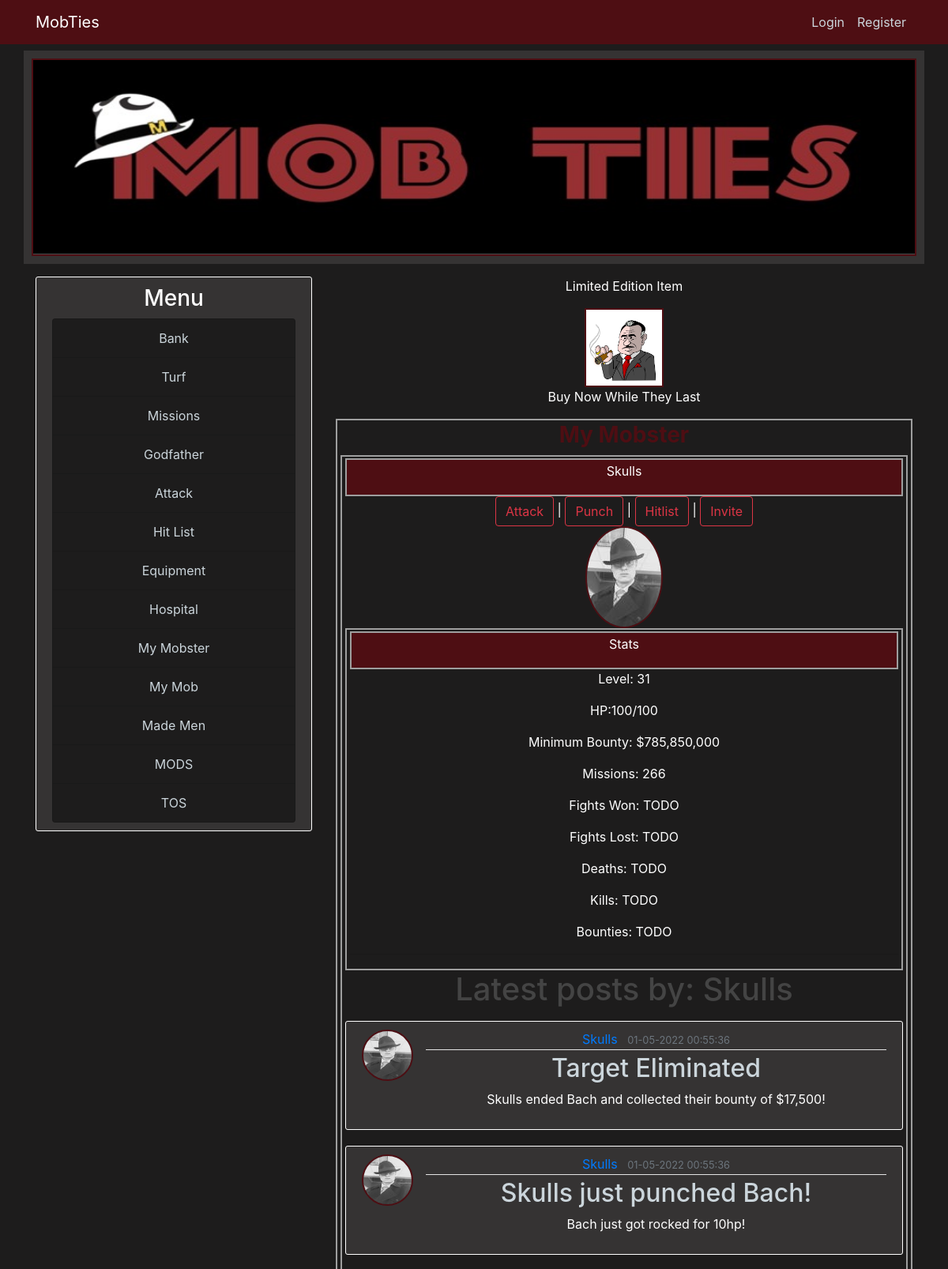
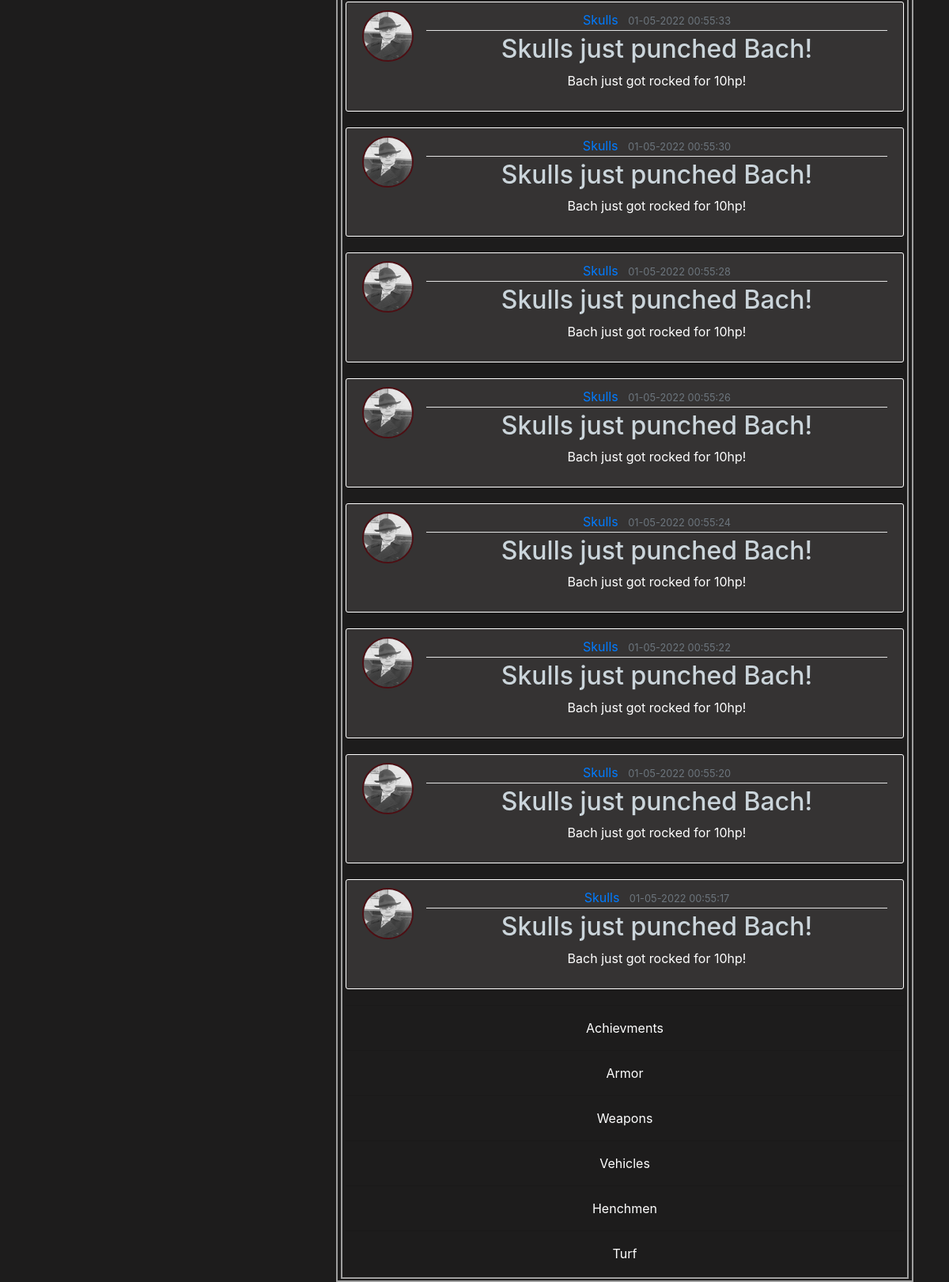
The app's page /my_mobster/4 with its own data (2 pictures, top to bottom).
### mobster/models.py (models this page shows, shortened)
class User(db.Model, UserMixin):
    id = db.Column(db.Integer, primary_key=True)
    username = db.Column(db.String(22), unique=True, nullable=False)
    email = db.Column(db.String(120), unique=True, nullable=False)
    image_file = db.Column(db.String(20), nullable=False, default='default.jpg')
    password = db.Column(db.String(60), nullable=False)
    cash_on_hand = db.Column(db.Integer, default=0)
    cash_in_bank = db.Column(db.Integer, default=0)
    posts = db.relationship('Post', backref='author', lazy=True)
    items = db.relationship('User_Items', lazy=True)
    turf = db.relationship('User_Turf', lazy=True)
    stats = db.relationship('User_Stats', uselist=False)

class User_Stats(db.Model):
    id = db.Column(db.Integer, primary_key=True)
    user_level = db.Column(db.Integer, nullable=False, default=1)
    user_current_health = db.Column(db.Integer, default=100)
    user_max_health = db.Column(db.Integer, default=100)
    user_in_icu = db.Column(db.Boolean, default=False)
    user_health_thread_running = db.Column(db.Boolean, default=False)
    user_current_energy = db.Column(db.Integer, default=10)
    user_max_energy = db.Column(db.Integer, default=10)
    user_energy_thread_running = db.Column(db.Boolean, default=False)
    user_current_stamina = db.Column(db.Integer, default=10)
    user_max_stamina = db.Column(db.Integer, default=10)
    user_stamina_thread_running = db.Column(db.Boolean, default=False)
    user_experience = db.Column(db.Integer, nullable=False, default=0)
    user_total_income = db.Column(db.Integer, default=0)
    user_current_mission_id = db.Column(db.Integer, default=1)
    user_current_mission_stage = db.Column(db.Integer, default=1)
    user_total_missions_complete = db.Column(db.Integer, default=0)
    user_on_hitlist = db.Column(db.Boolean, default=False)
    user_current_bounty = db.Column(db.Integer, default=0)
    user_total_bounty_collected = db.Column(db.Integer, default=0)
    experience_to_level_up = db.Column(db.Integer, nullable=False, default=100)
    user_id = db.Column(db.Integer, db.ForeignKey('user.id'), nullable=False)

class Post(db.Model):
    id = db.Column(db.Integer, primary_key=True)
    title = db.Column(db.String(100), nullable=False)
    date_posted = db.Column(db.DateTime, nullable=False, default=datetime.utcnow)
    content = db.Column(db.Text, nullable=False)
    user_id = db.Column(db.Integer, db.ForeignKey('user.id'), nullable=False)

### mobster/routes.py (the view)
@app.route("/my_mobster/<id>")
def my_mobster(id):
    user = User.query.filter_by(id=id).first_or_404()
    min_bounty = user.stats.user_total_income * 10
    posts = Post.query.filter_by(author=user).order_by(Post.date_posted.desc()).paginate(per_page=10)
    form = HospitalForm()
    hitlist_form = HitListForm()
    attack_form = AttackForm()
    invite_form = InviteForm()
    return render_template('game_templates/my_mobster.html', title='My Mobster', form=form, hitlist_form=hitlist_form, attack_form=attack_form, invite_form=invite_form, user=user, min_bounty=min_bounty, posts=posts)

### mobster/forms.py
class HospitalForm(FlaskForm):
    heal_submit = SubmitField('Heal')
    punch_submit = SubmitField('Punch')

class HitListForm(FlaskForm):
    bounty = IntegerField('Set Bounty', validators=[NumberRange(min=1)])
    hitlist_submit = SubmitField('Add to Hitlist')

### mobster/templates/game_templates/my_mobster.html (shortened to what this page needs)
{% extends "layout.html" %}
{% block body %}
    <div class="page-container">
        <div>
            <h3><b>My Mobster</b></h3>
            <div class="page-container">
                <div class="page-container-head">
                    <p>{{ user.username }}</p>
                </div>
                <div>
                    <button type="button" class="btn btn-outline-danger" data-toggle="modal" data-target="#attackModal">Attack</button>
                     | <form style="display:inline;" method="post" action="../hospital/punch/{{user.id}}">{{ form.punch_submit(class="btn btn-outline-danger") }}</form>
                      | <button type="button" class="btn btn-outline-danger" data-toggle="modal" data-target="#hitlistModal">Hitlist</button>
                       | <button type="button" class="btn btn-outline-danger" data-toggle="modal" data-target="#inviteModal">Invite</button>
                </div>
                <div>
                    <img class="rounded-circle" src="{{url_for('static',filename='images/' + user.image_file)}}" style="object-fit:cover">
                </div>
                <div class="page-container">
                    <div class="page-container-head">
                        <p>Stats</p>
                    </div>
                    <p>Level: {{ user.stats.user_level }}</p>
                    <p>HP:<span id="current_health">{{ user.stats.user_current_health }}</span>/<span id="max_health">{{ user.stats.user_max_health }}</span></p>
                    <p>Minimum Bounty: ${{ '{:,}'.format(min_bounty) }}</p>
                    <p>Missions: {{user.stats.user_total_missions_complete}}</p>
                    <p>Fights Won: TODO</p>
                    <p>Fights Lost: TODO</p>
                    <p>Deaths: TODO</p>
                    <p>Kills: TODO</p>
                    <p>Bounties: TODO</p>
                    <hr>
                </div>
                <div>
                    <h1 class="mb-3">Latest posts by: {{ user.username }}</h1>
                    {% for post in posts.items %}
                        <article class="media content-section">
                            <img class="rounded-circle article-img" src="{{ url_for('static', filename='images/' + post.author.image_file) }}" alt="Article Image">
                            <div class="media-body">
                                <div class="article-metadata">
                                    <a class="mr-2" href="{{ url_for('user_pages', username=post.author.username) }}">{{ post.author.username }}</a>
                                    <small class="text-muted">{{ post.date_posted.strftime('%m-%d-%Y %H:%M:%S') }}</small>
                                </div>
                                <h2><a class="article-title" href="{{ url_for('post', post_id=post.id) }}">{{ post.title }}</a></h2>
                                <p class="article-content">{{ post.content }}</p>
                            </div>
                        </article>
                    {% endfor %}
                </div>
                    <hr>
                    <p>Achievments</p>
                    <hr>
                    <p>Armor</p>
                    <hr>
                    <p>Weapons</p>
                    <hr>
                    <p>Vehicles</p>
                    <hr>
                    <p>Henchmen</p>
                    <hr>
                    <p>Turf</p>
                </div>
            </div>
        </div>
    </div>
    </div>
{% endblock %}

### mobster/static/main.css (style rules this page uses)
body { background: #1d1c1c; color: #ffffff; margin-top: 4rem; }
h1, h2, h3, h4, h5 { color: #444444; }
.content-section { background: #353333; padding: 10px 20px; border: 1px solid #FFFFFF; border-radius: 3px; margin-bottom: 20px; }
.article-title { color: #cbd5db; }
.article-content { white-space: pre-line; }
.article-img { height: 65px; width: 65px; margin-right: 16px; }
.article-metadata { padding-bottom: 1px; margin-bottom: 4px; border-bottom: 1px solid #e3e3e3 }
h3 { color: #4e0e13; }
.page-container { background: #1d1c1c; padding: 2px 4px; border: 2px solid #9E9E9E; text-align: center; }
.page-container-head { background: #4e0e13; padding: 2px 4px; border: 2px solid #9E9E9E; text-align: center; }
img { border: 2px solid #4e0e13 }

### records on screen
User: username "Skulls", image_file (picture)
User_Stats: stats.user_level "31", stats.user_current_health "100", stats.user_max_health "100", stats.user_total_missions_complete "266"
Post: image_file (picture), author.username "Skulls", date_posted "01-05-2022 00:55:36", title "Target Eliminated", content "Skulls ended Bach and collected their bounty of $17,500!"
Post: image_file (picture), author.username "Skulls", date_posted "01-05-2022 00:55:36", title "Skulls just punched Bach!", content "Bach just got rocked for 10hp!"
Post: image_file (picture), author.username "Skulls", date_posted "01-05-2022 00:55:33", title "Skulls just punched Bach!", content "Bach just got rocked for 10hp!"
Post: image_file (picture), author.username "Skulls", date_posted "01-05-2022 00:55:30", title "Skulls just punched Bach!", content "Bach just got rocked for 10hp!"
Post: image_file (picture), author.username "Skulls", date_posted "01-05-2022 00:55:28", title "Skulls just punched Bach!", content "Bach just got rocked for 10hp!"
Post: image_file (picture), author.username "Skulls", date_posted "01-05-2022 00:55:26", title "Skulls just punched Bach!", content "Bach just got rocked for 10hp!"
Post: image_file (picture), author.username "Skulls", date_posted "01-05-2022 00:55:24", title "Skulls just punched Bach!", content "Bach just got rocked for 10hp!"
Post: image_file (picture), author.username "Skulls", date_posted "01-05-2022 00:55:22", title "Skulls just punched Bach!", content "Bach just got rocked for 10hp!"
Post: image_file (picture), author.username "Skulls", date_posted "01-05-2022 00:55:20", title "Skulls just punched Bach!", content "Bach just got rocked for 10hp!"
Post: image_file (picture), author.username "Skulls", date_posted "01-05-2022 00:55:17", title "Skulls just punched Bach!", content "Bach just got rocked for 10hp!"

### other values on screen
{{ '{:,}'.format(min_bounty) }} "785,850,000"
